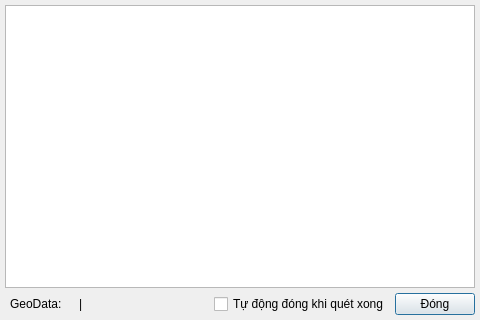
<?xml version="1.0" encoding="UTF-8"?>
<ui version="4.0">
 <class>ReportDialog</class>
 <widget class="QDialog" name="ReportDialog">
  <property name="geometry">
   <rect>
    <x>0</x>
    <y>0</y>
    <width>480</width>
    <height>320</height>
   </rect>
  </property>
  <property name="windowTitle">
   <string>Kết quả quét</string>
  </property>
  <layout class="QGridLayout" name="gridLayout">
   <property name="leftMargin">
    <number>5</number>
   </property>
   <property name="topMargin">
    <number>5</number>
   </property>
   <property name="rightMargin">
    <number>5</number>
   </property>
   <property name="bottomMargin">
    <number>5</number>
   </property>
   <property name="spacing">
    <number>5</number>
   </property>
   <item row="1" column="3">
    <widget class="QLabel" name="label_2">
     <property name="text">
      <string>|</string>
     </property>
    </widget>
   </item>
   <item row="1" column="1">
    <widget class="QLabel" name="label">
     <property name="text">
      <string>GeoData:</string>
     </property>
    </widget>
   </item>
   <item row="1" column="7">
    <widget class="QPushButton" name="closeBtn">
     <property name="text">
      <string>Đóng</string>
     </property>
    </widget>
   </item>
   <item row="1" column="2">
    <widget class="QLabel" name="geoDataCountLbl">
     <property name="text">
      <string/>
     </property>
    </widget>
   </item>
   <item row="1" column="4">
    <widget class="QLabel" name="totalCountLbl">
     <property name="text">
      <string/>
     </property>
    </widget>
   </item>
   <item row="1" column="5">
    <spacer name="horizontalSpacer">
     <property name="orientation">
      <enum>Qt::Horizontal</enum>
     </property>
     <property name="sizeHint" stdset="0">
      <size>
       <width>40</width>
       <height>20</height>
      </size>
     </property>
    </spacer>
   </item>
   <item row="0" column="0" colspan="8">
    <widget class="QTextEdit" name="textEdit"/>
   </item>
   <item row="1" column="6">
    <widget class="QCheckBox" name="autoCloseChbx">
     <property name="text">
      <string>Tự động đóng khi quét xong</string>
     </property>
    </widget>
   </item>
  </layout>
 </widget>
 <layoutdefault spacing="6" margin="11"/>
 <tabstops>
  <tabstop>textEdit</tabstop>
  <tabstop>autoCloseChbx</tabstop>
  <tabstop>closeBtn</tabstop>
 </tabstops>
 <resources/>
 <connections/>
</ui>
